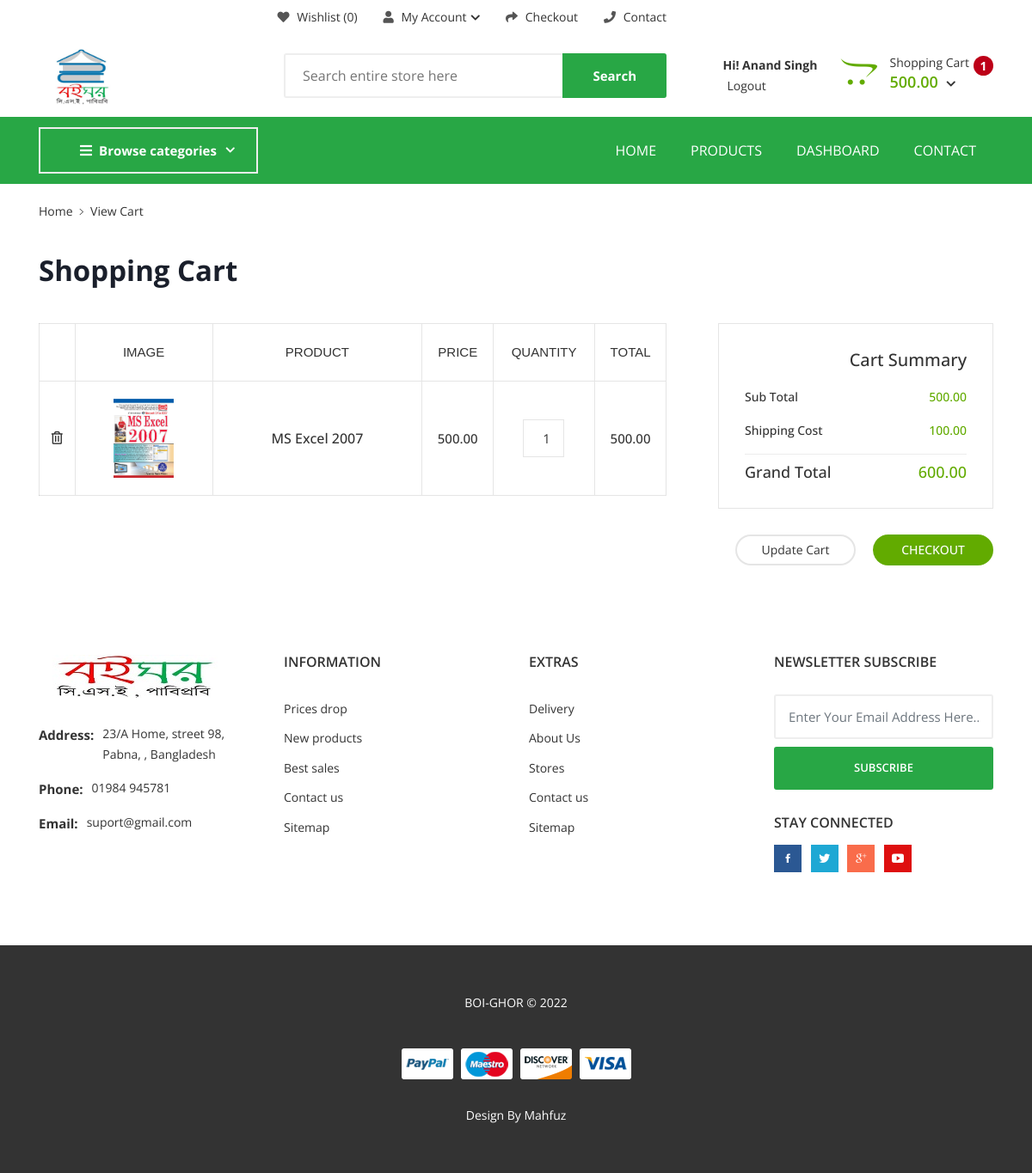
Screenshot of /cart.php (signed in) with the database file from the repository.
### tables this page shows
CREATE TABLE `cart` (
  `userid` varchar(30) NOT NULL,
  `prodid` int(11) NOT NULL,
  `qty` int(11) NOT NULL
);

CREATE TABLE `products` (
  `prodid` int(11) NOT NULL,
  `pname` varchar(30) NOT NULL,
  `pcat` int(11) DEFAULT NULL,
  `author` varchar(50) DEFAULT NULL,
  `publisher` varchar(50) DEFAULT NULL,
  `year` int(11) DEFAULT NULL,
  `ISBN` char(13) DEFAULT NULL,
  `price` decimal(15,2) NOT NULL,
  `disc_price` decimal(16,2) NOT NULL,
  `photo` varchar(40) DEFAULT NULL,
  `pdf` varchar(100) DEFAULT NULL,
  `descr` text NOT NULL,
  `create_date` timestamp NOT NULL DEFAULT current_timestamp()
);

### dbfun.php (called while the page is built, shortened)
<?php
function connect() {
    $link = mysqli_connect(HOST, USER, PASSWORD, DBNAME) or die("Error " . mysqli_connect_error());
    return $link;
}
function alldatasql($query) {
    $link = connect();
    $result = mysqli_query($link, $query) or die("Error " . mysqli_error($link));
    $rows = [];
    while ($row = mysqli_fetch_assoc($result)) {
        $rows[] = $row;
    }
    return $rows;
}
function money($number) {
    return number_format($number, 2);
}

### cart.php (the view, shortened to what this page needs)
<?php include_once "header.php"; ?>
<section class="breadcrumb-section">
    <div class="container">
        <div class="breadcrumb-contents">
            <nav aria-label="breadcrumb">
                <ol class="breadcrumb">
                    <li class="breadcrumb-item"><a href="index.php">Home</a></li>
                    <li class="breadcrumb-item active">View Cart</li>
                </ol>
            </nav>
        </div>
    </div>
</section>
<main class="cart-page-main-block inner-page-sec-padding-bottom">
    <div class="cart_area cart-area-padding  ">
        <div class="container">
            <div class="page-section-title">
                <h1>Shopping Cart</h1>
            </div>
            <div class="row">
                <div class="col-8">
                    <form action="#" class="">
                        <div class="cart-table table-responsive mb--40">
                            <table class="table">
                                <thead>
                                    <tr>
                                        <th class="pro-remove"></th>
                                        <th class="pro-thumbnail">Image</th>
                                        <th class="pro-title">Product</th>
                                        <th class="pro-price">Price</th>
                                        <th class="pro-quantity">Quantity</th>
                                        <th class="pro-subtotal">Total</th>
                                    </tr>
                                </thead>
                                <tbody>
                                    <?php
                                    $userid=$_SESSION["userid"];
                                    $total=0;
                                    foreach(alldatasql("select * from cart c left join products p on p.prodid=c.prodid where userid='$userid'") as $r) {
                                        $total+=($r["disc_price"]*$r["qty"]);
                                        ?>
                                    <tr>
                                        <td class="pro-remove">
                                            <a onclick="return confirm('Are you sure to remove this item from cart ?')"
                                                href="delcartpro.php?prodid=<?= $r["prodid"]?>"><i class="far fa-trash-alt"></i></a>
                                        </td>
                                        <td class="pro-thumbnail"><a href="#">
                                                <img src="books/<?= $r["photo"] ?>" alt="Product"></a></td>
                                        <td class="pro-title"><a href="#"><?= $r["pname"] ?></a></td>
                                        <td class="pro-price"><span><?= money($r["disc_price"]) ?></span></td>
                                        <td class="pro-quantity">
                                            <div class="pro-qty">
                                                <div class="count-input-block">
                                                    <input type="number" class="form-control text-center" value="<?= $r["qty"] ?>">
                                                </div>
                                            </div>
                                        </td>
                                        <td class="pro-subtotal"><span><?= money($r["disc_price"]*$r["qty"]) ?></span></td>
                                    </tr>
                                    <?php } ?>
                                </tbody>
                            </table>
                        </div>
                    </form>
                </div>
                <div class="col-4">
                    <div class="cart-summary">
                        <div class="cart-summary-wrap">
                            <h4><span>Cart Summary</span></h4>
                            <p>Sub Total <span class="text-primary"><?= money($total) ?></span></p>
                            <p>Shipping Cost <span class="text-primary"><?= money(100) ?></span></p>
                            <h2>Grand Total <span class="text-primary"><?= money($total+100) ?></span></h2>
                        </div>
                        <div class="cart-summary-button">
                            <a href="checkout.php" class="checkout-btn c-btn btn--primary">Checkout</a>
                            <button class="update-btn c-btn btn-outlined">Update Cart</button>
                        </div>
                    </div>
                </div>
            </div>
        </div>
    </div>
</main>
<?php include_once "footer.php"; ?>

### rows the page displays
cart: prodid.photo (picture), prodid.pname "MS Excel 2007", prodid.disc_price "500.00", qty "1", money($r['disc_price']*$r['qty']) "500.00"

### other values shown
$_SESSION["uname"] "Anand Singh"
$qty "1"
money($total) "500.00"
money(100) "100.00"
money($total+100) "600.00"
